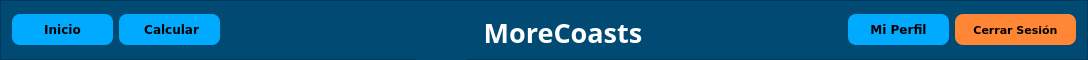
     <widget class="QFrame" name="frameTitulo">
      <property name="minimumSize">
       <size>
        <width>0</width>
        <height>60</height>
       </size>
      </property>
      <property name="maximumSize">
       <size>
        <width>16777215</width>
        <height>60</height>
       </size>
      </property>
      <property name="styleSheet">
       <string notr="true">QFrame{
background-color: rgb(0,74,116);
}

QPushButton{
background-color: rgb(0, 170, 255);
border-radius:8px;
}

QPushButton:hover{
background-color: rgb(0, 196, 255);
border-top-left-radius:12px;
border-bottom-left-radius:12px;

}</string>
      </property>
      <property name="frameShape">
       <enum>QFrame::StyledPanel</enum>
      </property>
      <property name="frameShadow">
       <enum>QFrame::Raised</enum>
      </property>
      <layout class="QHBoxLayout" name="horizontalLayout_9">
       <item>
        <widget class="QPushButton" name="button_Inicio">
         <property name="minimumSize">
          <size>
           <width>101</width>
           <height>31</height>
          </size>
         </property>
         <property name="maximumSize">
          <size>
           <width>101</width>
           <height>31</height>
          </size>
         </property>
         <property name="font">
          <font>
           <family>Verdana</family>
           <pointsize>9</pointsize>
           <weight>75</weight>
           <bold>true</bold>
          </font>
         </property>
         <property name="styleSheet">
          <string notr="true"/>
         </property>
         <property name="text">
          <string>Inicio</string>
         </property>
         <property name="icon">
          <iconset>
           <normaloff>inicio.png</normaloff>inicio.png</iconset>
         </property>
         <property name="iconSize">
          <size>
           <width>30</width>
           <height>30</height>
          </size>
         </property>
        </widget>
       </item>
       <item>
        <widget class="QPushButton" name="button_Calculo">
         <property name="minimumSize">
          <size>
           <width>101</width>
           <height>31</height>
          </size>
         </property>
         <property name="maximumSize">
          <size>
           <width>101</width>
           <height>31</height>
          </size>
         </property>
         <property name="font">
          <font>
           <family>Verdana</family>
           <pointsize>9</pointsize>
           <weight>75</weight>
           <bold>true</bold>
          </font>
         </property>
         <property name="styleSheet">
          <string notr="true"/>
         </property>
         <property name="text">
          <string> Calcular</string>
         </property>
         <property name="icon">
          <iconset>
           <normaloff>pngwing.com(1).png</normaloff>pngwing.com(1).png</iconset>
         </property>
         <property name="iconSize">
          <size>
           <width>30</width>
           <height>30</height>
          </size>
         </property>
        </widget>
       </item>
       <item>
        <spacer name="horizontalSpacer_19">
         <property name="orientation">
          <enum>Qt::Horizontal</enum>
         </property>
         <property name="sizeHint" stdset="0">
          <size>
           <width>190</width>
           <height>20</height>
          </size>
         </property>
        </spacer>
       </item>
       <item>
        <widget class="QLabel" name="label_8">
         <property name="minimumSize">
          <size>
           <width>51</width>
           <height>51</height>
          </size>
         </property>
         <property name="maximumSize">
          <size>
           <width>51</width>
           <height>51</height>
          </size>
         </property>
         <property name="text">
          <string/>
         </property>
         <property name="pixmap">
          <pixmap>Agregar_un_título-removebg-preview.png</pixmap>
         </property>
         <property name="scaledContents">
          <bool>true</bool>
         </property>
        </widget>
       </item>
       <item>
        <widget class="QLabel" name="label_5">
         <property name="minimumSize">
          <size>
           <width>180</width>
           <height>31</height>
          </size>
         </property>
         <property name="maximumSize">
          <size>
           <width>180</width>
           <height>31</height>
          </size>
         </property>
         <property name="font">
          <font>
           <family>Cooper Black</family>
          </font>
         </property>
         <property name="styleSheet">
          <string notr="true">color: rgb(255, 255, 255);</string>
         </property>
         <property name="text">
          <string>&lt;html&gt;&lt;head/&gt;&lt;body&gt;&lt;p align=&quot;center&quot;&gt;&lt;span style=&quot; font-size:20pt; font-weight:600;&quot;&gt;MoreCoasts&lt;/span&gt;&lt;/p&gt;&lt;/body&gt;&lt;/html&gt;</string>
         </property>
        </widget>
       </item>
       <item>
        <spacer name="horizontalSpacer_20">
         <property name="orientation">
          <enum>Qt::Horizontal</enum>
         </property>
         <property name="sizeHint" stdset="0">
          <size>
           <width>189</width>
           <height>20</height>
          </size>
         </property>
        </spacer>
       </item>
       <item>
        <widget class="QPushButton" name="button_Perfil">
         <property name="minimumSize">
          <size>
           <width>101</width>
           <height>31</height>
          </size>
         </property>
         <property name="maximumSize">
          <size>
           <width>101</width>
           <height>31</height>
          </size>
         </property>
         <property name="font">
          <font>
           <family>Verdana</family>
           <pointsize>9</pointsize>
           <weight>75</weight>
           <bold>true</bold>
          </font>
         </property>
         <property name="styleSheet">
          <string notr="true"/>
         </property>
         <property name="text">
          <string>Mi Perfil</string>
         </property>
         <property name="icon">
          <iconset>
           <normaloff>login.png</normaloff>login.png</iconset>
         </property>
         <property name="iconSize">
          <size>
           <width>30</width>
           <height>30</height>
          </size>
         </property>
        </widget>
       </item>
       <item>
        <widget class="QPushButton" name="button_CerrarS">
         <property name="minimumSize">
          <size>
           <width>121</width>
           <height>31</height>
          </size>
         </property>
         <property name="maximumSize">
          <size>
           <width>121</width>
           <height>31</height>
          </size>
         </property>
         <property name="font">
          <font>
           <family>Verdana</family>
           <pointsize>8</pointsize>
           <weight>75</weight>
           <bold>true</bold>
          </font>
         </property>
         <property name="styleSheet">
          <string notr="true">QPushButton{
background-color: rgb(255, 134, 53);
border-radius:8px;
}

QPushButton:hover{
background-color: rgb(255, 96, 96);
border-top-left-radius:12px;
border-bottom-left-radius:12px;

}</string>
         </property>
         <property name="text">
          <string>Cerrar Sesión</string>
         </property>
         <property name="icon">
          <iconset>
           <normaloff>exit-svgrepo-com.png</normaloff>exit-svgrepo-com.png</iconset>
         </property>
         <property name="iconSize">
          <size>
           <width>25</width>
           <height>25</height>
          </size>
         </property>
        </widget>
       </item>
      </layout>
     </widget>
